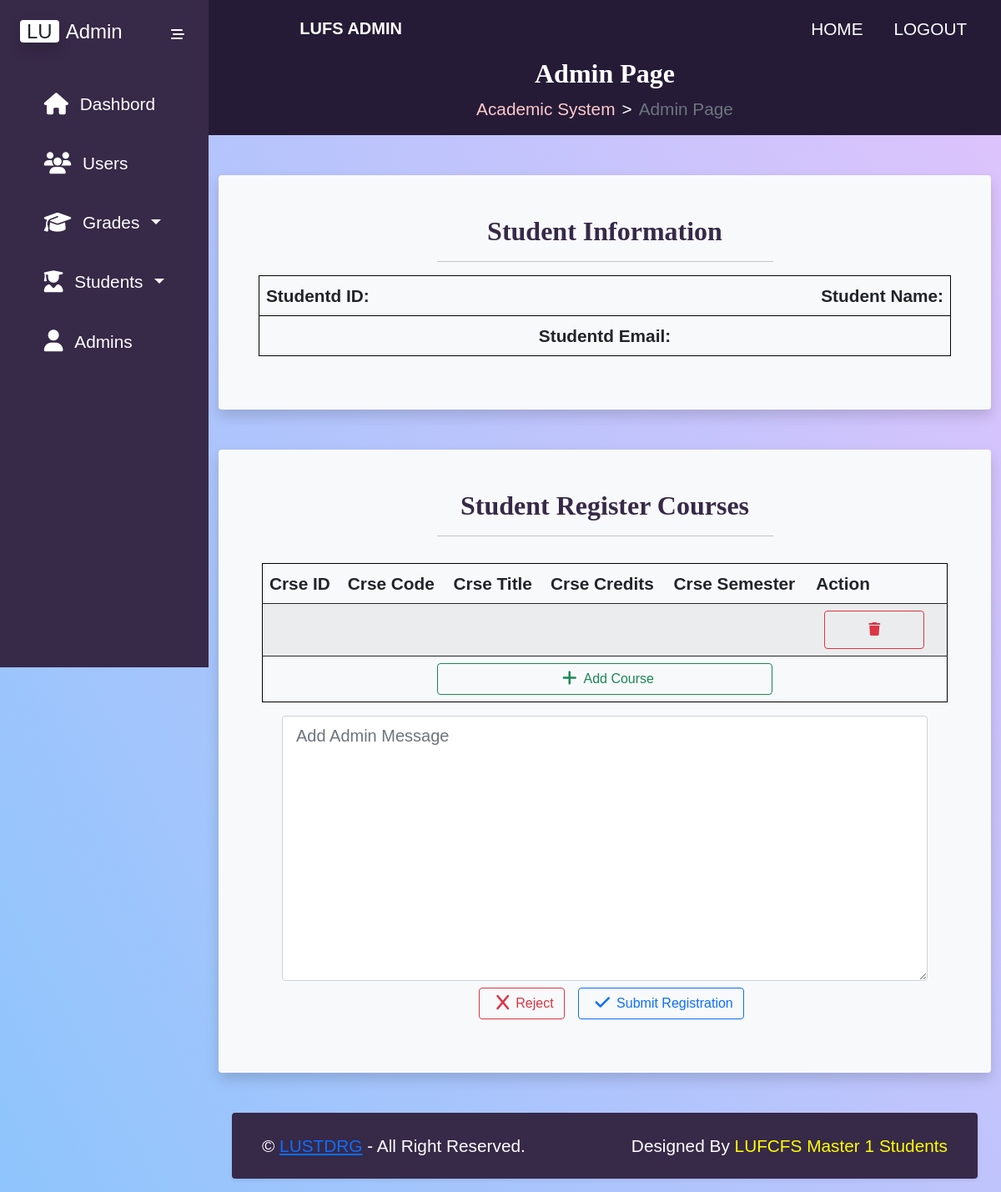
Before: /admin-page-manage-student-regestration.php?stdId=109982 (signed in) with the older database file.
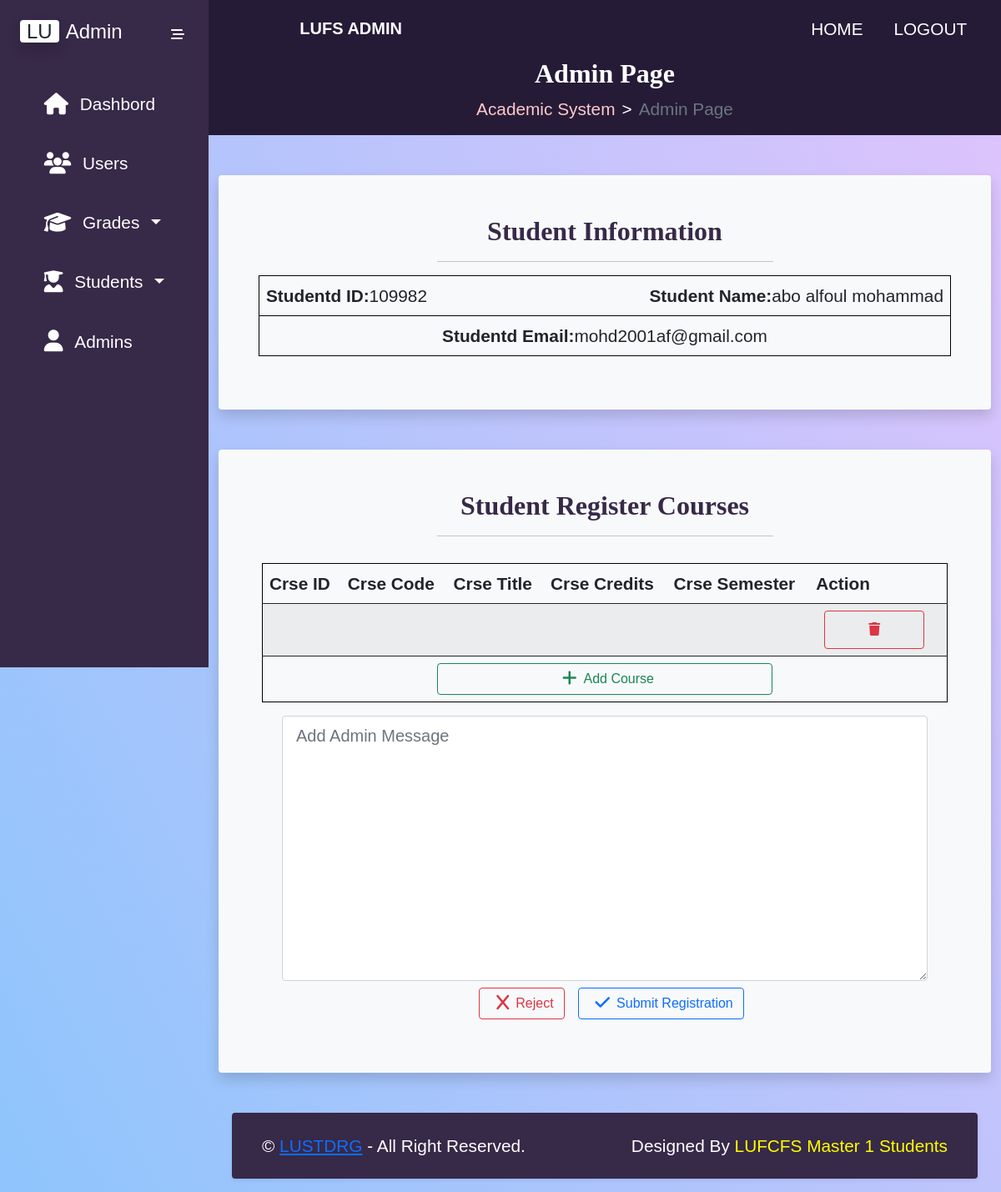
After: the same page with the newer database file.
### tables this page shows
CREATE TABLE `students` (
  `Id` int(11) NOT NULL,
  `StudentId` varchar(10) NOT NULL,
  `Fname` varchar(20) NOT NULL,
  `Lname` varchar(20) NOT NULL,
  `Email` varchar(30) NOT NULL,
  `Password` char(60) NOT NULL,
  `Image` longblob DEFAULT NULL,
  `Major` int(11) NOT NULL,
  `Year` int(11) NOT NULL,
  `EnrollmentDate` varchar(20) NOT NULL
);

### classes/dal.php (called while the page is built, shortened)
<?php
    class DAL{
        private $servername = "localhost";
        private $username = "root";
        private $password = "";
        private $dbname = "FacultyOfScience";
        public function getConnection(){
            return new mysqli($this->servername, $this->username, $this->password, $this->dbname);
        }
        public function getDataAssoc($sql)
        {
            $conn = $this -> getConnection();
            $result = $conn -> query($sql);
            if($result && $result -> num_rows >0)
                return $result -> fetch_assoc();
            return 0;
        }
    }
?>

### classes/student_dal.php (called while the page is built, shortened)
<?php
    class Student_DAL extends DAL {
        public function getStudentAsID($stdId){
            $conn = $this->getConnection();
            $stdId= mysqli_real_escape_string( $conn, $stdId );
            $sql="SELECT
            students.StudentId,
            students.Fname,
            students.Lname,
            students.Email,
            students.Password,
            students.Major,
            students.Year
        FROM
            students
        WHERE
            students.StudentId=$stdId";
            return $this -> getDataAssoc($sql);
        }
    }
?>

### admin-page-manage-student-regestration.php (the view, shortened to what the changed rows need)
<!DOCTYPE html>
<html lang="en">
<head>
    <?php
      require("templates/admin-header.php");
    ?>
</head>
<body>
    <?php
   require("classes/dal.php");
   require("classes/student_dal.php");
   $student_dal=new Student_DAL();
   if($_GET){
    if(isset($_GET['stdId'])){
        $stdId=(int)$_GET['stdId'];
    }
    else {
        exit;
    }
   }
   $student=$student_dal->getStudentAsID($stdId);
  ?>
    <div class="main-container d-flex">
        <?php
          require("templates/admin-sidebar.php");
            ?>
        <div class="content openSide">
            <?php
              require("templates/admin-breadcrumb.php");
            ?>
            <div class="container-fluid">
                <section id="student_info_section">
                    <div class="container mt-5 bg-light rounded shadow p-5 mb-5 mx-sm-3 mx-lg-auto">
                        <div class="row d-flex justify-content-center">
                            <div class="col-sm-12 col-md-10 col-lg-6">
                                <h2 class="page-title">Student Information</h2>
                            </div>
                        </div>
                        <div class="row">
                            <div class="col-12">
                                <table class="table" id="student_info_table">
                                    <tr>
                                        <td class="text-start"><strong>Studentd
                                                ID:</strong><span><?php echo $student['StudentId']; ?></span></td>
                                        <td class="text-end"><strong>Student
                                                Name:</strong><?php echo $student['Fname'].' '.$student['Lname']; ?>
                                        </td>
                                    </tr>
                                    <tr>
                                        <td class="text-center" colspan="2"><strong>Studentd
                                                Email:</strong><?php echo $student['Email']; ?>
                                        </td>
                                    </tr>
                                </table>
                            </div>
                        </div>
                    </div>
                </section>
                <section id="manage_student_section">
                    <div class="container mt-3 bg-light rounded shadow p-5 mb-5 mx-sm-3 mx-lg-auto">
                        <div class="row d-flex justify-content-center">
                            <div class="col-sm-12 col-md-10 col-lg-6">
                                <h2 class="page-title">Student Register Courses</h2>
                            </div>
                        </div>
                        <div class="row">
                            <div class="col-12 overflow-auto p-3">
                                <table id="student_courses_table" class="table table-striped">
                                    <thead>
                                        <tr>
                                            <th>Crse ID</th>
                                            <th>Crse Code</th>
                                            <th>Crse Title</th>
                                            <th>Crse Credits</th>
                                            <th>Crse Semester</th>
                                            <th>Action</th>
                                        </tr>
                                    </thead>
                                </table>
                            </div>
                        </div>
                    </div>
                </section>
            </div>
        </div>
    </div>
</body>
</html>

Changed rows visible on the page:
added students: StudentId "109982", Fname "abo alfoul", Lname "mohammad", Email "mohd2001af@gmail.com"
